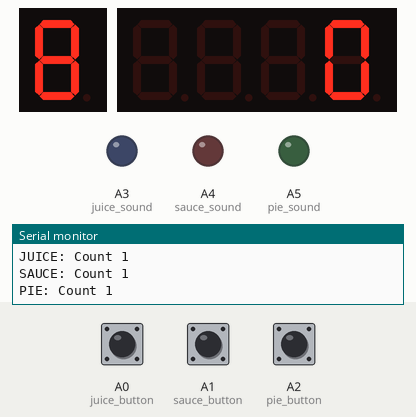
This sketch was run on a simulated Arduino Uno, built with avr-gcc and run on an emulated ATmega328P. Parts: 1-digit seven-segment display, 4-digit seven-segment display, output pins drawn as LEDs (lit = HIGH), the last lines printed to the serial monitor. Wiring (inferred from the names in the program): 1-digit 7-segment display, segments lit when LOW: segments pin 12, pin 11, pin 10, pin 9, pin 8, pin 7, pin 6. Inputs (shaded band) come from the test bench; at power-on: A0 (juice_button) HIGH, A1 (sauce_button) HIGH, A2 (pie_button) HIGH. The segment pins are drawn as the display they are named for; pins used as bus, display or sensor lines are not drawn.

Above: at 1.2 s.
1.3 s: A0 (juice_button) pulsed LOW 5 times (0.12 s each, 0.3 s apart)
At 2.17 s:
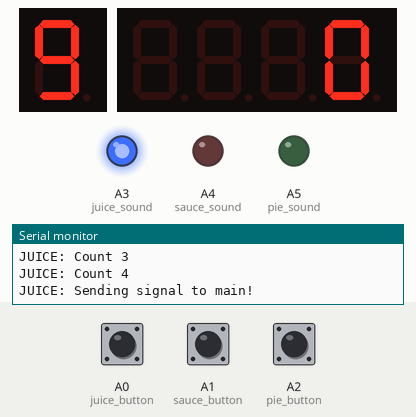
4.3 s: A1 (sauce_button) pulsed LOW 5 times (0.12 s each, 0.3 s apart)
At 5.16 s:
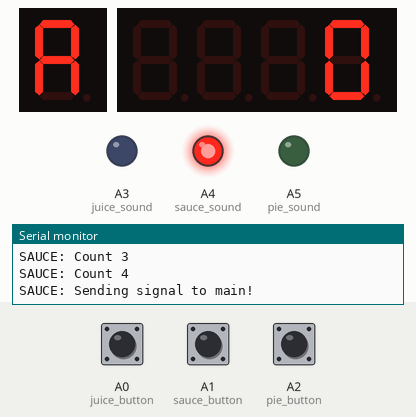
Timing chart, 0 to 7.3 s (numbered marks = the images above; inputs shaded):
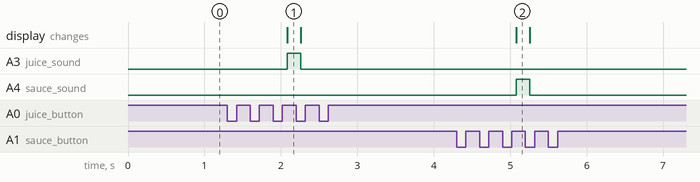

Measured:
- after the input at 1.3 s, A3 (juice_sound): LOW → HIGH after 0.78 s, → LOW 0.18 s later; the display: changes after 0.78 s (image 1)
- after the input at 4.3 s, A4 (sauce_sound): LOW → HIGH after 0.78 s, → LOW 0.18 s later; the display: changes after 0.78 s (image 2)

The sketch:

wokwi_simulation.ino
```cpp
// WOKWI SIMULATION - All 4 Arduino Apple Counter System
// This simulates juice, sauce, pie, and main Arduinos in one sketch

#include <Wire.h>
#include <Adafruit_GFX.h>
#include "Adafruit_LEDBackpack.h"

Adafruit_7segment matrix = Adafruit_7segment();

// ========== PIN DEFINITIONS ==========
// Main Arduino (simulated) pins
const int main_buttonPinA = 3;  // from juice
const int main_buttonPinB = 4;  // from sauce
const int main_buttonPinC = 5;  // from pie
const int main_light = 11;
const int main_sound = 12;
const int main_forwards = 7;
const int main_backwards = 6;

// Sub-Arduino button pins (actual physical buttons in Wokwi)
const int juice_button = A0;    // Juice button
const int sauce_button = A1;    // Sauce button
const int pie_button = A2;      // PIE button

// Sub-Arduino output pins (to main Arduino)
const int juice_signal = 8;     // Juice pin 11 simulation
const int sauce_signal = 9;     // Sauce pin 11 simulation
const int pie_signal = 10;      // PIE pin 11 simulation

// Sub-Arduino sound pins
const int juice_sound = A3;
const int sauce_sound = A4;
const int pie_sound = A5;

// ========== VARIABLES ==========
// Main Arduino variables
int main_counter = 0;
int main_buttonStateA = 0, main_lastButtonStateA = 0;
int main_buttonStateB = 0, main_lastButtonStateB = 0;
int main_buttonStateC = 0, main_lastButtonStateC = 0;

// Juice Arduino variables
int juice_counter = 0;
int juice_buttonState = 0, juice_lastButtonState = 0;

// Sauce Arduino variables
int sauce_counter = 0;
int sauce_buttonState = 0, sauce_lastButtonState = 0;

// PIE Arduino variables
int pie_counter = 0;
int pie_buttonState = 0, pie_lastButtonState = 0;

void setup() {
  Serial.begin(9600);
  Serial.println("=== APPLE COUNTER SYSTEM SIMULATION ===");

  // Initialize 7-segment display
  matrix.begin(0x70);
  matrix.print(0);
  matrix.writeDisplay();

  // Main Arduino pin setup
  pinMode(main_buttonPinA, INPUT);
  pinMode(main_buttonPinB, INPUT);
  pinMode(main_buttonPinC, INPUT);
  pinMode(main_light, OUTPUT);
  pinMode(main_sound, OUTPUT);
  pinMode(main_forwards, OUTPUT);
  pinMode(main_backwards, OUTPUT);

  // Sub-Arduino pin setup
  pinMode(juice_button, INPUT);
  pinMode(sauce_button, INPUT);
  pinMode(pie_button, INPUT);
  pinMode(juice_signal, OUTPUT);
  pinMode(sauce_signal, OUTPUT);
  pinMode(pie_signal, OUTPUT);
  pinMode(juice_sound, OUTPUT);
  pinMode(sauce_sound, OUTPUT);
  pinMode(pie_sound, OUTPUT);

  Serial.println("System ready - Press buttons to count apples!");
}

void loop() {
  // Update 7-segment display with main counter
  matrix.print(main_counter);
  matrix.writeDisplay();

  // ========== SIMULATE JUICE ARDUINO ==========
  juice_buttonState = digitalRead(juice_button);
  if (juice_buttonState != juice_lastButtonState) {
    if (juice_buttonState == HIGH) {
      juice_counter++;
      Serial.print("JUICE: Count ");
      Serial.println(juice_counter);
      delay(50);
    }
    juice_lastButtonState = juice_buttonState;
  }

  // Juice Arduino reaches 4 - send signal
  if (juice_counter >= 4) {
    Serial.println("JUICE: Sending signal to main!");
    digitalWrite(juice_sound, HIGH);
    digitalWrite(juice_signal, HIGH);
    delay(180);
    digitalWrite(juice_signal, LOW);
    digitalWrite(juice_sound, LOW);
    juice_counter = 0;
    delay(500);
  }

  // ========== SIMULATE SAUCE ARDUINO ==========
  sauce_buttonState = digitalRead(sauce_button);
  if (sauce_buttonState != sauce_lastButtonState) {
    if (sauce_buttonState == HIGH) {
      sauce_counter++;
      Serial.print("SAUCE: Count ");
      Serial.println(sauce_counter);
      delay(50);
    }
    sauce_lastButtonState = sauce_buttonState;
  }

  // Sauce Arduino reaches 4 - send signal
  if (sauce_counter >= 4) {
    Serial.println("SAUCE: Sending signal to main!");
    digitalWrite(sauce_sound, HIGH);
    digitalWrite(sauce_signal, HIGH);
    delay(180);
    digitalWrite(sauce_signal, LOW);
    digitalWrite(sauce_sound, LOW);
    sauce_counter = 0;
    delay(500);
  }

  // ========== SIMULATE PIE ARDUINO ==========
  pie_buttonState = digitalRead(pie_button);
  if (pie_buttonState != pie_lastButtonState) {
    if (pie_buttonState == HIGH) {
      pie_counter++;
      Serial.print("PIE: Count ");
      Serial.println(pie_counter);
      delay(50);
    }
    pie_lastButtonState = pie_buttonState;
  }

  // PIE Arduino reaches 4 - send signal
  if (pie_counter >= 4) {
    Serial.println("PIE: Sending signal to main!");
    digitalWrite(pie_sound, HIGH);
    digitalWrite(pie_signal, HIGH);
    delay(180);
    digitalWrite(pie_signal, LOW);
    digitalWrite(pie_sound, LOW);
    pie_counter = 0;
    delay(500);
  }

  // ========== SIMULATE MAIN ARDUINO ==========
  // Read signals from sub-Arduinos
  main_buttonStateA = digitalRead(juice_signal);
  main_buttonStateB = digitalRead(sauce_signal);
  main_buttonStateC = digitalRead(pie_signal);

  // Check for signals from juice
  if (main_buttonStateA != main_lastButtonStateA && main_buttonStateA == HIGH) {
    main_counter++;
    Serial.print("MAIN: Total count ");
    Serial.println(main_counter);
  }

  // Check for signals from sauce
  if (main_buttonStateB != main_lastButtonStateB && main_buttonStateB == HIGH) {
    main_counter++;
    Serial.print("MAIN: Total count ");
    Serial.println(main_counter);
  }

  // Check for signals from pie
  if (main_buttonStateC != main_lastButtonStateC && main_buttonStateC == HIGH) {
    main_counter++;
    Serial.print("MAIN: Total count ");
    Serial.println(main_counter);
  }

  // Update main button states
  main_lastButtonStateA = main_buttonStateA;
  main_lastButtonStateB = main_buttonStateB;
  main_lastButtonStateC = main_buttonStateC;

  // ========== MAIN ARDUINO ACTION AT 20 ==========
  if (main_counter >= 20) {
    Serial.println("========================================");
    Serial.println("MAIN: 20 APPLES REACHED! STARTING SEQUENCE!");
    Serial.println("========================================");

    // Activate main outputs
    Serial.println("MAIN: Turning on lights and sound");
    digitalWrite(main_light, HIGH);
    digitalWrite(main_sound, HIGH);

    // Motor forward sequence
    Serial.println("MAIN: Motor forward for 15 seconds");
    digitalWrite(main_forwards, HIGH);
    digitalWrite(main_backwards, LOW);

    // Simulate 15 seconds with progress updates
    for (int i = 1; i <= 15; i++) {
      Serial.print("Motor forward: ");
      Serial.print(i);
      Serial.println("/15 seconds");
      delay(1000);
    }

    // Stop motor
    digitalWrite(main_forwards, LOW);
    digitalWrite(main_backwards, LOW);

    // Turn off alerts
    Serial.println("MAIN: Turning off lights and sound");
    digitalWrite(main_light, LOW);
    digitalWrite(main_sound, LOW);

    // Motor backward sequence
    Serial.println("MAIN: Motor backward for 15 seconds");
    digitalWrite(main_forwards, LOW);
    digitalWrite(main_backwards, HIGH);

    // Simulate 15 seconds with progress updates
    for (int i = 1; i <= 15; i++) {
      Serial.print("Motor backward: ");
      Serial.print(i);
      Serial.println("/15 seconds");
      delay(1000);
    }

    // Stop motor completely
    digitalWrite(main_forwards, LOW);
    digitalWrite(main_backwards, LOW);

    // Reset system
    Serial.println("MAIN: Sequence complete - Resetting counter");
    Serial.println("========================================");
    main_counter = 0;

    delay(2000); // Pause before next cycle
  }

  delay(10); // Small delay for stability
}
```
